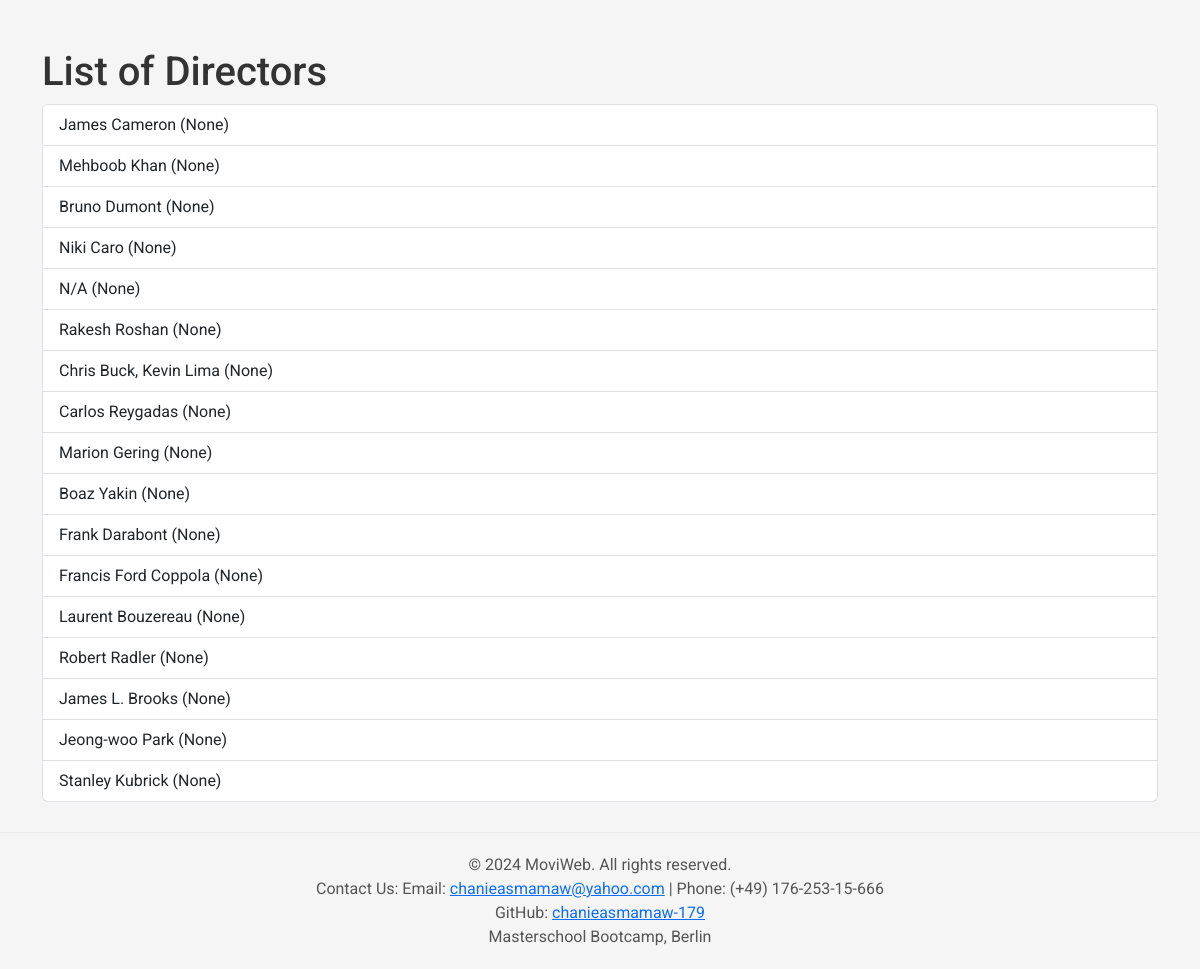
The app's page /list_directors, older data.
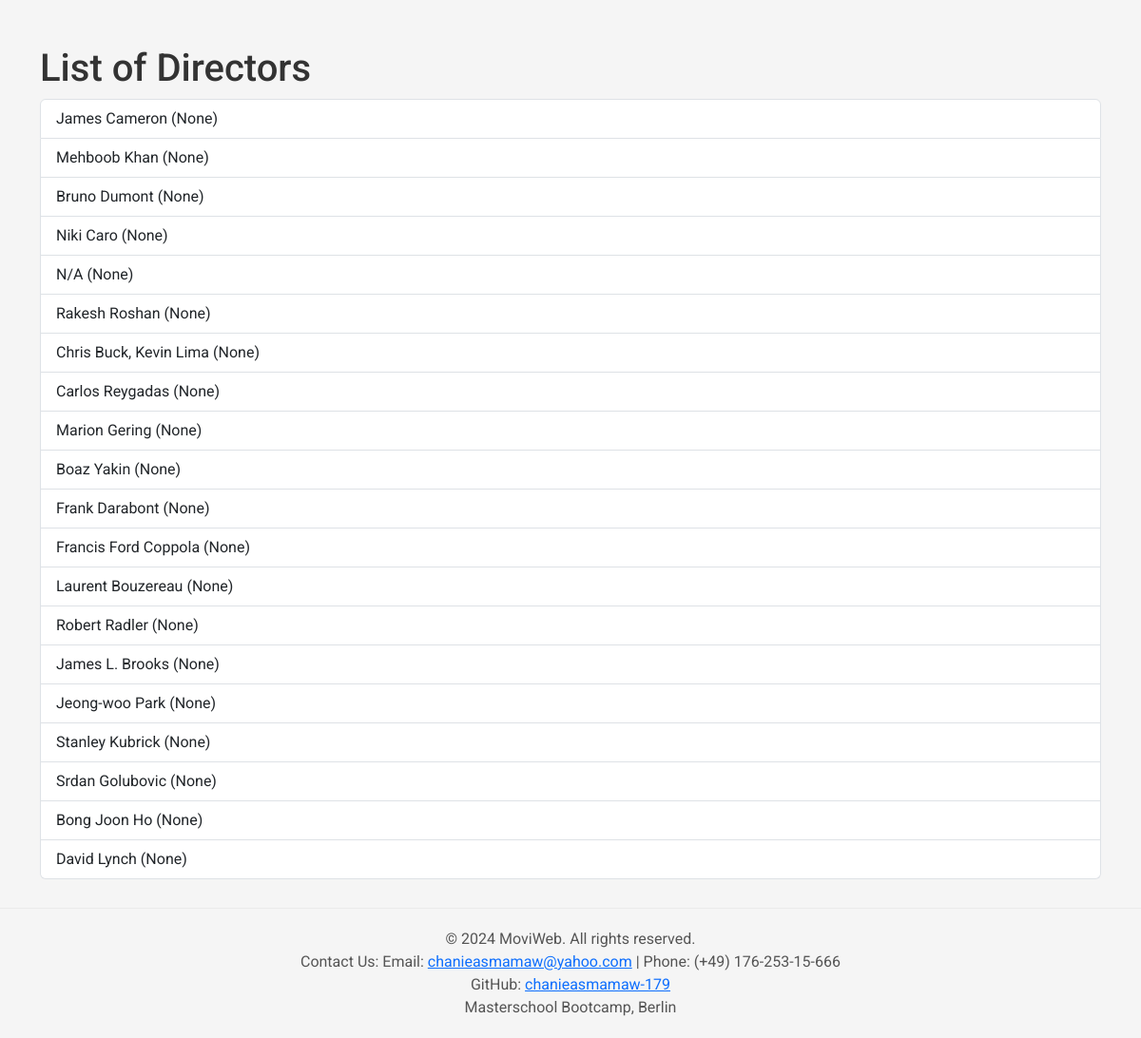
The same page, newer data.
### main.py (models this page shows, shortened)
class Director(db.Model):
    __tablename__ = 'directors'
    id = Column(Integer, primary_key=True)
    name = Column(String, nullable=False)
    birth_date = Column(String)  # Use Date type if necessary
    movies = relationship("Movie", back_populates="director")

### main.py (the view)
@app.route('/list_directors', methods=['GET'])
def list_directors():
    directors = db.session.query(Director).all()
    return render_template('list_directors.html', directors=directors)

### templates/list_directors.html (shortened to what this page needs)
<!DOCTYPE html>
<html lang="en">
<head>
    <link href="https://cdn.jsdelivr.net/npm/bootstrap@5.3.3/dist/css/bootstrap.min.css" rel="stylesheet">
</head>
<body>
    <div class="container mt-5">
        <h1>List of Directors</h1>
        {% if directors %}
            <ul class="list-group">
                {% for director in directors %}
                    <li class="list-group-item">{{ director.name }} ({{ director.birth_date }})</li>
                {% endfor %}
            </ul>
        {% else %}
            <div class="alert alert-warning" role="alert">
                No directors found. Please add some directors to the database.
            </div>
        {% endif %}
    </div>
    <footer>
        <p>© 2024 MoviWeb. All rights reserved.</p>
        <p>Contact Us: Email: <a href="mailto:chanieasmamaw@yahoo.com">chanieasmamaw@yahoo.com</a> | Phone: (+49) 176-253-15-666</p>
        <p>GitHub: <a href="https://github.com/chanieasmamaw-179">chanieasmamaw-179</a></p>
        <p>Masterschool Bootcamp, Berlin</p>
    </footer>
</body>
</html>

Row changes from the older to the newer data that the page shows:
added Director: name "Srdan Golubovic", birth_date "None"
added Director: name "Bong Joon Ho", birth_date "None"
added Director: name "David Lynch", birth_date "None"
